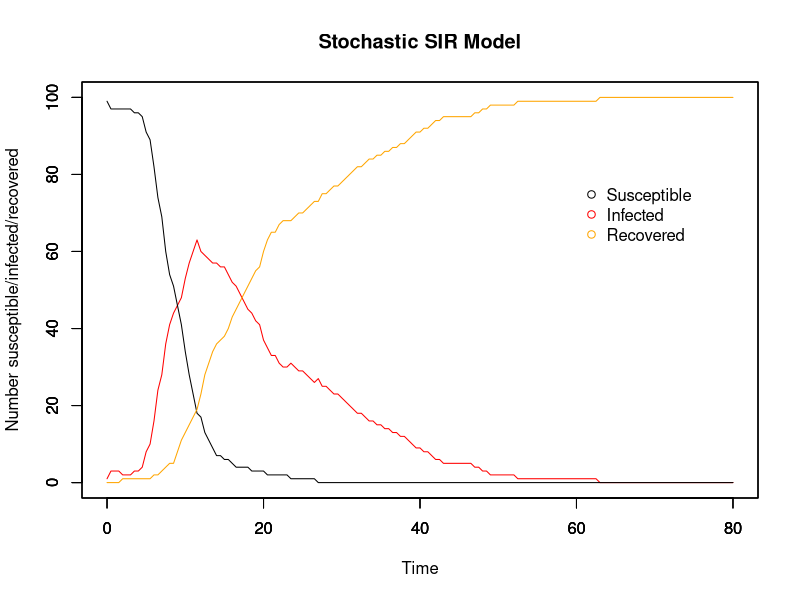
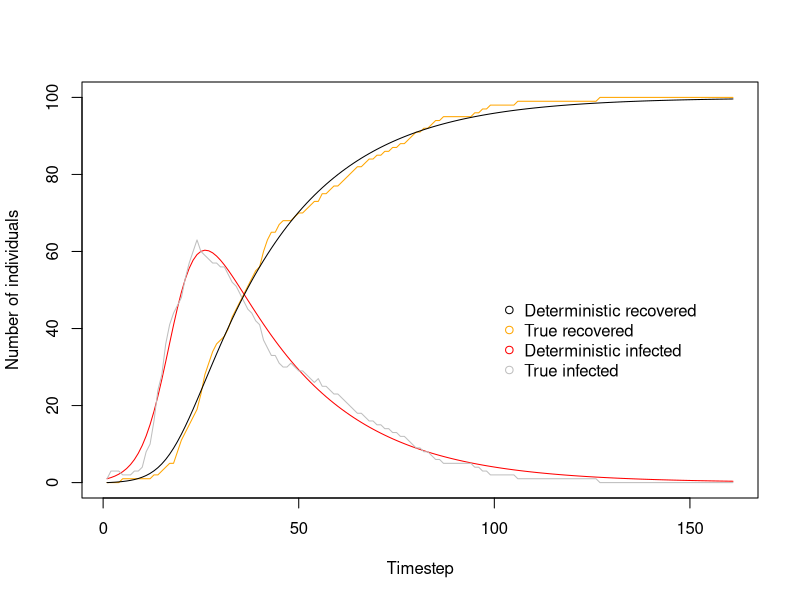

Here is the R script that generated these plots, in order:
# Residual error method for comparing a deterministic model with stochastic data
# 2 unknowns: beta, gamma
# 22/01/18

#######################
## Required packages ##
#######################
#install.packages("deSolve")
library("deSolve") #package for solving differential equations

##########################
## Input values for SIR ##
##########################

# Time
timestep <- 0.5
end <- 80
times <- seq(0, end, by = timestep)

# Initial population: N-1 susceptible, 1 infectious, 0 recovered
init.values = c(
  S = (100-1),
  I = 1,
  R = 0
)
N = sum(init.values)

# Beta & gammma
beta <- 5e-3
gamma <- 8e-2

###############
## The model ##
###############

# Array for holding collective disease status information for whole period of time
data <- array(0, dim =c(length(times), length(init.values)+3))
data[,1] <- times # make first column the timesteps to make plotting easier later on

set.seed(7) # Good ones: 7, 14, 22, 30

# For loops for calculating the numbers susceptible, infected, and recovered at each timepoint
for (time in times){
  if (time == 0){ # Set up the number of S/I/R at time 0
    data[1,2] <- init.values["S"] # number of susceptibles at time 0
    data[1,3] <- init.values["I"] # number of infecteds at time 0
    data[1,4] <- init.values["R"] # number of recovereds at time 0
    data[1,5] <- init.values["I"] # number newly infected at time 0
    data[1,6] <- init.values["R"] # number newly recovered at time 0
    
  } else{
    whole_time <- 1/timestep * time # makes time into the whole number that it corresponds to in the array
    
    inf <- rbinom(1, size = data[whole_time,2], (1-(exp(-beta*data[whole_time,3]*timestep)))) # number who become infected in this timestep
    rec <- rbinom(1, size = data[whole_time,3], (1-(exp(-gamma*timestep)))) # number who become recovered in this timestep
    
    data[whole_time+1,2] <- data[whole_time,2] - inf # number of susceptibles at other times
    
    data[whole_time+1,3] <- data[whole_time,3]  + inf - rec # number of infecteds at other times
    
    data[whole_time+1,4] <- data[whole_time,4] + rec # number of recovereds at other times
    
    data[whole_time+1,5] <- data[whole_time+1,3] - data[whole_time,3] + data[whole_time+1,4] - data[whole_time,4] # number of newly infected
    
    data[whole_time+1,6] <- data[whole_time+1,4] - data[whole_time,4] # number of newly recovered
  }
}

###############
## SIR plots ##
###############

run_stoch <- data.frame(data) # make array into a dataframe
colnames(run_stoch) <- c("time","S", "I", "R", "new_I", "new_R")

par(mfrow = c(1,1))

# Plot for SIR model
plot(x = run_stoch$time, y = run_stoch$I, type = "l", col = "red", ylim = c(0,N),
     xlab = "Time", ylab = "Number susceptible/infected/recovered", main = "Stochastic SIR Model")
par(new=T)
plot(x = run_stoch$time, y = run_stoch$S, type = "l", ylim = c(0,N), ylab = "", xlab = "") # add susceptible line
par(new=T)
plot(x = run_stoch$time, y = run_stoch$R, type = "l", col = "orange", ylim = c(0,N), ylab = "", xlab = "") # recovered

# Add legend
legend(60, 0.8*N, c("Susceptible", "Infected", "Recovered"), pch = 1, col = c("black", "red", "orange"), bty = "n")

#########################
## Deterministic model ##
#########################

sir <- function(time, state, param) {
  
  # define model parameters in term of the natural parameters
  beta <- param[1] 
  gamma <- param[2]
  
  with(as.list(c(state, param)), {
    
    dS <- -beta * S * I 
    dI <- (beta * S * I) -(gamma * I)
    dR <-  gamma * I
    
    return(list(c(dS, dI, dR)))
  })
}

####################
## Residual Error ##
####################

# Function for calculation sum of squared differences (deterministic model vs. stochastic data)
sse <- function(param){
  
  data = run_stoch[,4]
  det_sir <- as.data.frame(ode(y = init.values, times = times, func = sir, parms = param))
  model = det_sir[,4]
  
  diff_sq = array(0, dim = (c(nrow(run_stoch))))
  
  for (i in 1:nrow(run_stoch)){
    diff_sq[i] = (model[i] - data[i])^2
  }
  
  return(sum(diff_sq))
} 

# Starting point for parameters
param <- c(
  5e-2, # 5e-3, # beta
  8e-1# 8e-2 # gamma
)

# Function for optimisation
fit <- optim(param, sse)

# Plot the results
run_det <- as.data.frame(ode(y = init.values, times = times, func = sir, parms = fit$par))

plot(run_stoch$R, ylim = c(0, N), type = "l", col = "orange", xlab = "Timestep", ylab = "Number of individuals")
lines(run_det$I, type = "l", col = "red", xlab = " ", ylab = " ")
lines(run_stoch$I, type = "l", col = "grey", xlab = " ", ylab = " ")
lines(run_det$R, type = "l", col = "black", xlab = "", ylab = "")
legend(100, 0.5*N, c("Deterministic recovered", "True recovered", "Deterministic infected", "True infected"), pch = 1, col = c("black", "orange", "red", "grey"), bty = "n")


# Bootstrapping for confidence intervals

# https://ms.mcmaster.ca/~bolker/eeid/2011_eco/EEID2011_Fitting.pdf
